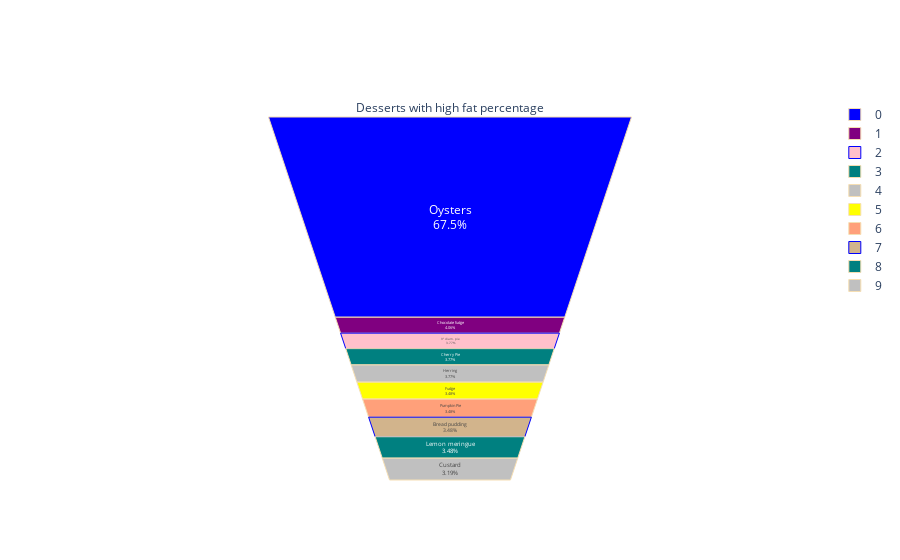

Write notebook code for a chart like this one.
### Code cell
drinks_fatty=drinks.sort_values(by='Fat', ascending= False)
drinks_fatty=drinks_fatty.head(10)

fig = go.Figure(go.Funnelarea(values=drinks_fatty['Fat'].values, text=drinks_fatty['Food'],
                              title = { "text": "Desserts with high fat percentage"},
               marker = {"colors": ["blue", "purple", "pink", "teal", "silver","yellow", "lightsalmon", "tan", "teal", "silver"],
                "line": {"color": ["wheat", "wheat", "blue", "wheat", "wheat","wheat", "wheat", "blue", "wheat", "wheat"]}}))
fig.show()

### Figure 1 — Plotly figure (JSON) as saved in the notebook; plotly's stock layout.template omitted (floating-point values rounded to 4 significant figures)
{"data": [{"marker": {"colors": ["blue", "purple", "pink", "teal", "silver", "yellow", "lightsalmon", "tan", "teal", "silver"], "line": {"color": ["wheat", "wheat", "blue", "wheat", "wheat", "wheat", "wheat", "blue", "wheat", "wheat"]}}, "text": ["Oysters", "Chocolate fudge", "9\" diam. pie", "Cherry Pie", "Herring", "Fudge", "Pumpkin Pie", "Bread pudding", "Lemon meringue", "Custard"], "title": {"text": "Desserts with high fat percentage"}, "type": "funnelarea", "values": [233, 14, 13, 13, 13, 12, 12, 12, 12, 11]}], "layout": {}}
